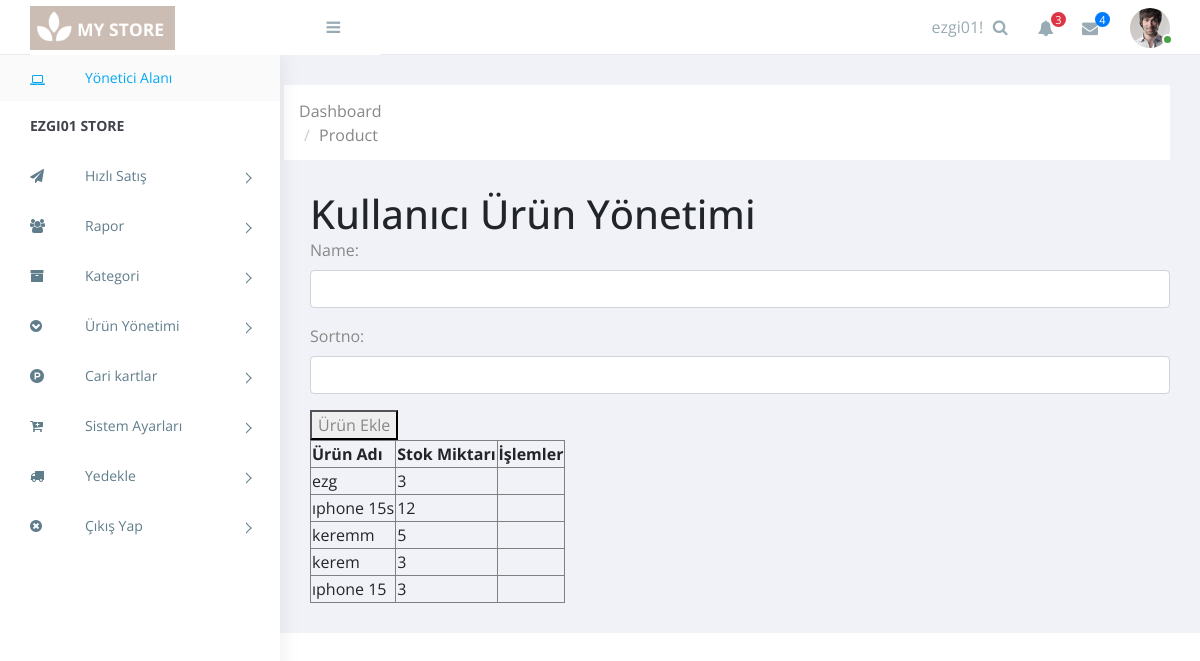
Page /productmanagement/ (signed in) on the earlier database version.
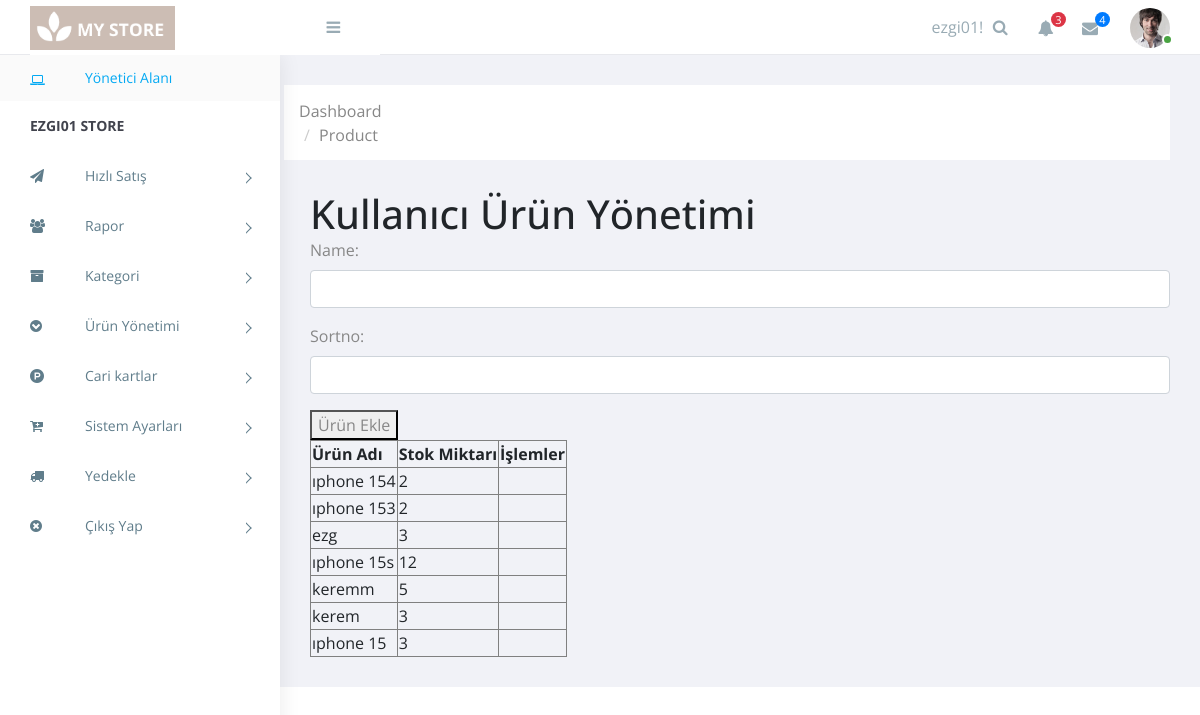
Same page on the later database version.
### store/models.py (models this page shows, shortened)
class QuickAdd(models.Model):
    user = models.ForeignKey(User, on_delete=models.CASCADE, null=True, blank=True)
    name = models.CharField(max_length=120, unique=True, null=False)
    stock = models.PositiveIntegerField(null=False)
    maaliyet = models.PositiveIntegerField(null=False)
    satisFiyati = models.PositiveIntegerField(null=False)
    kdvOrani = models.PositiveIntegerField(default=0)
    category = models.ForeignKey(Category, on_delete=models.SET_NULL, null=True, blank=True)
    currency_choices = [
        ('TRY', 'TRY'),
        ('USD', 'USD'),
        ('EUR', 'EUR'),
    ]
    currency = models.CharField(max_length=3, null=False, choices=currency_choices, default='USD')
    created_day = models.DateTimeField(default=timezone.now)  # Burada created_day ekleniyor.

### store/views.py (the view)
# urls.py: path('productmanagement/', productmanagement, name='productmanagement'),
@login_required(login_url='sistem')
def productmanagement(request):
    user_products = QuickAdd.objects.filter(user=request.user).order_by('-created_day')
    query = request.GET.get('q')
    if query:
        user_products = user_products.filter(name__icontains=query)
    if request.method == 'POST':
        form = ProductForm(request.POST)
        if form.is_valid():
            product = form.save(commit=False)
            product.user = request.user
            product.save()
            return redirect('product_list')  # Ürün eklendikten sonra tekrar listeye yönlendir
    else:
        form = ProductForm()
    return render(request, 'store/productmanagement.html', {'products': user_products, 'form': form})

### store/forms.py
class ProductForm(forms.ModelForm):
    class Meta:
        model = Product
        fields = ['name', 'sortno']
        widgets = {
            'name': forms.TextInput(attrs={
                'class': 'form-control', 'id': 'name'
            }),
            'sortno': forms.NumberInput(attrs={
                'class': 'form-control', 'id': 'sortno'
            })
        }

### templates/store/productmanagement.html (shortened to what this page needs)
{% extends 'base/base.html' %}
{% block breadcrumbs %}
<div class="breadcrumbs">
    <div class="breadcrumbs-inner">
        <div class="row m-auto">
            <div class="col-sm-auto">
            </div>
            <div class="col-sm-1">
                <div class="page-header float-right">
                    <div class="page-title">
                        <ol class="breadcrumb text-right">
                            <li><a href="#">Dashboard</a></li>
                            <li><a href="#">Product</a></li>
                        </ol>
                    </div>
                </div>
            </div>
        </div>
    </div>
</div>
{% endblock breadcrumbs %}
{% block content %}
<h1>Kullanıcı Ürün Yönetimi</h1>
    <form method="post">
        {{ form.as_p }}
        <button type="submit">Ürün Ekle</button>
    </form>
    <table border="1">
        <thead>
            <tr>
                <th scope="col">Ürün Adı</th>
                <th>Stok Miktarı</th>
                <th>İşlemler</th>
            </tr>
        </thead>
        <tbody>
            {% for product in products %}
            <tr>
                <td>{{ product.name }}</td>
                <td>{{ product.stock }}</td>
                <td>
                </td>
            </tr>
            {% endfor %}
        </tbody>
    </table>
{% endblock content %}

### templates/base/base.html (shortened to what this page needs)
<!doctype html>
 <html class="no-js" lang="">
{% load static %}
<head>
    <link rel="stylesheet" href="https://cdn.jsdelivr.net/npm/normalize.css@8.0.0/normalize.min.css">
    <link rel="stylesheet" href="https://cdn.jsdelivr.net/npm/bootstrap@4.1.3/dist/css/bootstrap.min.css">
    <link rel="stylesheet" href="https://cdn.jsdelivr.net/npm/font-awesome@4.7.0/css/font-awesome.min.css">
    <link rel="stylesheet" href="https://cdn.jsdelivr.net/gh/lykmapipo/themify-icons@0.1.2/css/themify-icons.css">
    <link rel="stylesheet" href="https://cdn.jsdelivr.net/npm/pixeden-stroke-7-icon@1.2.3/pe-icon-7-stroke/dist/pe-icon-7-stroke.min.css">
    <link rel="stylesheet" href="https://cdnjs.cloudflare.com/ajax/libs/flag-icon-css/3.2.0/css/flag-icon.min.css">
    <link rel="stylesheet" href="{% static 'assets/css/cs-skin-elastic.css' %}">
    <link rel="stylesheet" href="{% static 'assets/css/style.css' %}">
    <link href="https://cdn.jsdelivr.net/npm/chartist@0.11.0/dist/chartist.min.css" rel="stylesheet">
    <link href="https://cdn.jsdelivr.net/npm/jqvmap@1.5.1/dist/jqvmap.min.css" rel="stylesheet">
    <link href="https://cdn.jsdelivr.net/npm/weathericons@2.1.0/css/weather-icons.css" rel="stylesheet" />
    <link href="https://cdn.jsdelivr.net/npm/fullcalendar@3.9.0/dist/fullcalendar.min.css" rel="stylesheet" />
</head>
<body>
    {% include 'base/sidebar.html' %}
    <div id="right-panel" class="right-panel">
        {% include 'base/navbar.html' %}
        {% block breadcrumbs %}
        {% endblock breadcrumbs %}
        <div class="content">
            <div class="animated fadeIn">
                {% block content %}
                {% endblock content %}
            </div>
        </div>
        <div class="clearfix">
        </div>
    </div>
</body>
</html>

### templates/base/sidebar.html (shortened to what this page needs)
<aside id="left-panel" class="left-panel">
    <nav class="navbar navbar-expand-sm navbar-default">
        <div id="main-menu" class="main-menu collapse navbar-collapse">
            <ul class="nav navbar-nav">
                <li class="active">
                    <a href="{% url 'dashboard' %}"><i class="menu-icon fa fa-laptop"></i>Yönetici Alanı </a>
                </li>
                <li class="menu-title">{{ request.user.username }} Store</li>
                <li class="menu-item-has-children dropdown">
                    <a href="#" class="dropdown-toggle" data-toggle="dropdown" aria-haspopup="true" aria-expanded="false"> <i class="menu-icon fa fa-paper-plane"></i>Hızlı Satış</a>
                </li>
                <li class="menu-item-has-children dropdown">
                    <a href="#" class="dropdown-toggle" data-toggle="dropdown" aria-haspopup="true" aria-expanded="false"> <i class="menu-icon fa fa-users"></i>Rapor</a>
                </li>
                <li class="menu-item-has-children dropdown">
                    <a href="{% url 'category' %}"  aria-haspopup="true" aria-expanded="false"> <i class="menu-icon fa fa-archive"></i>Kategori</a>
                </li>
                <li class="menu-item-has-children dropdown">
                    <a href="{% url 'productmanagement' %}"  aria-haspopup="true" aria-expanded="false"> <i class="menu-icon fa fa-chevron-circle-down"></i>Ürün Yönetimi</a>
                </li>
                <li class="menu-item-has-children dropdown">
                    <a href="#" class="dropdown-toggle" data-toggle="dropdown" aria-haspopup="true" aria-expanded="false"> <i class="menu-icon fa fa-product-hunt"></i>Cari kartlar</a>
                </li>
                <li class="menu-item-has-children dropdown">
                    <a href="#" class="dropdown-toggle" data-toggle="dropdown" aria-haspopup="true" aria-expanded="false"> <i class="menu-icon fa fa-cart-plus"></i>Sistem Ayarları</a>
                </li>
                <li class="menu-item-has-children dropdown">
                    <a href="#" class="dropdown-toggle" data-toggle="dropdown" aria-haspopup="true" aria-expanded="false"> <i class="menu-icon fa fa-truck"></i>Yedekle</a>
                </li>
                <li class="menu-item-has-children dropdown">
                    <a href="{% url 'logout' %}"  aria-haspopup="true" aria-expanded="false"> <i class="menu-icon fa fa-times-circle"></i>Çıkış Yap</a>
                </li>
            </ul>
        </div>
    </nav>
</aside>

### templates/base/navbar.html (shortened to what this page needs)
{% load static %}
<header id="header" class="header">
    <div class="top-left">
        <div class="navbar-header">
            <a class="navbar-brand" href="./"><img src="{% static 'images/logo_1.png' %}" alt="Logo"></a>
            <a id="menuToggle" class="menutoggle"><i class="fa fa-bars"></i></a>
        </div>
    </div>
    <div class="top-right">
        <div class="header-menu">
            <div class="header-left">
                {% if request.user.is_authenticated %}
                    <button class="search-trigger">{{ request.user.username }}!</button>
                {% endif %}
                <button class="search-trigger"><i class="fa fa-search"></i></button>
                <div class="dropdown for-notification">
                    <button class="btn btn-secondary dropdown-toggle" type="button" id="notification" data-toggle="dropdown" aria-haspopup="true" aria-expanded="false">
                        <i class="fa fa-bell"></i>
                        <span class="count bg-danger">3</span>
                    </button>
                </div>
                <div class="dropdown for-message">
                    <button class="btn btn-secondary dropdown-toggle" type="button" id="message" data-toggle="dropdown" aria-haspopup="true" aria-expanded="false">
                        <i class="fa fa-envelope"></i>
                        <span class="count bg-primary">4</span>
                    </button>
                </div>
            </div>
            <div class="user-area dropdown float-right">
                <a href="#" class="dropdown-toggle active" data-toggle="dropdown" aria-haspopup="true" aria-expanded="false">
                    <img class="user-avatar rounded-circle" src="{% static 'images/admin.jpg' %}" alt="User Avatar">
                </a>
            </div>
        </div>
    </div>
</header>

Differences in the rows shown:
added QuickAdd: name "ıphone 154", stock "2"
added QuickAdd: name "ıphone 153", stock "2"
